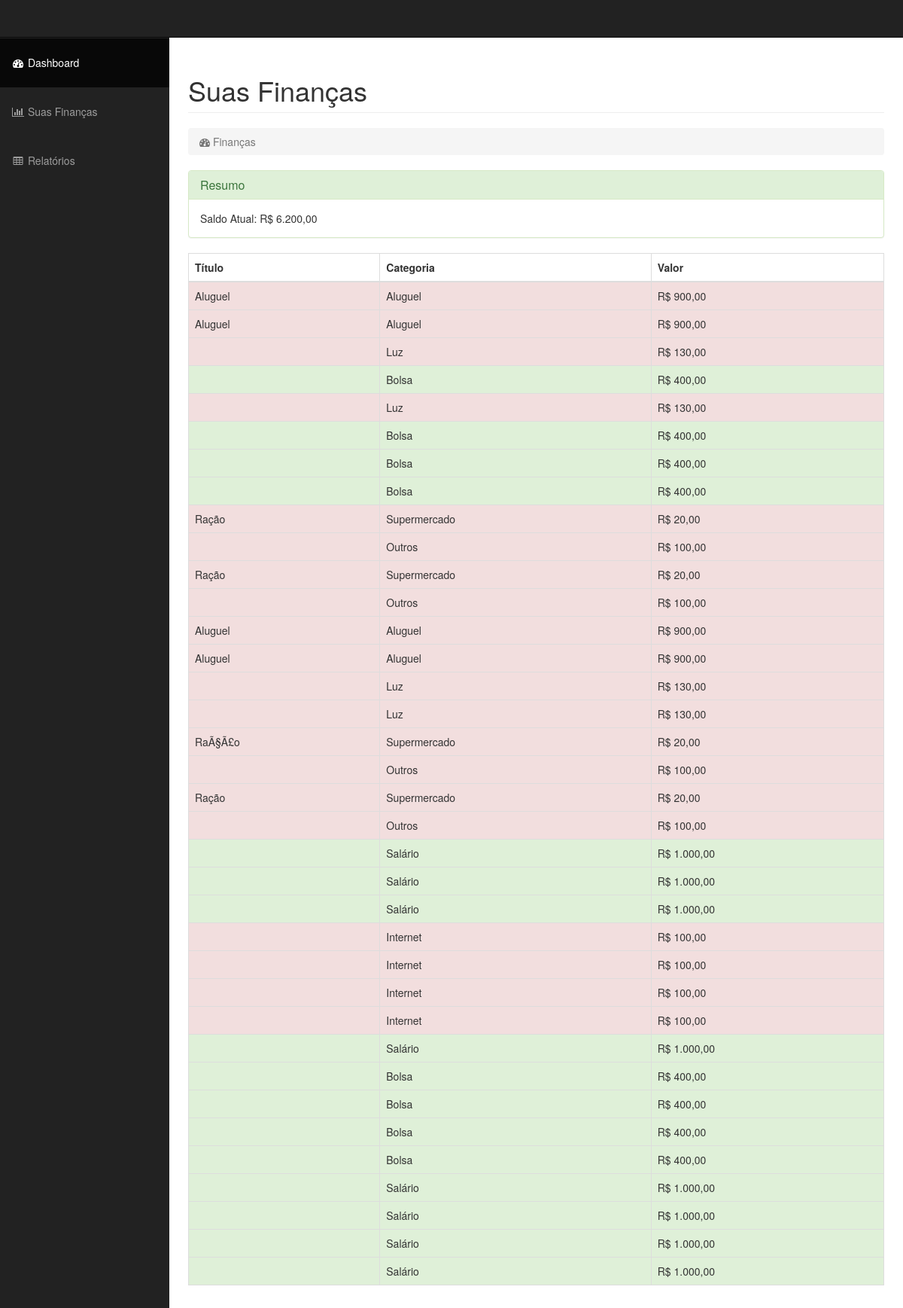
/list_financas.php, run on the app's committed database.
### tables this page shows
CREATE TABLE `data` (
  `idData` bigint(8) NOT NULL,
  `cpf` varchar(11) NOT NULL,
  `idCategory` int(11) NOT NULL,
  `type` int(11) DEFAULT NULL,
  `value` decimal(10,0) DEFAULT NULL,
  `title` varchar(45) DEFAULT NULL,
  `datetime` datetime DEFAULT NULL
);

CREATE TABLE `category` (
  `idCategory` int(11) NOT NULL,
  `name` varchar(45) DEFAULT NULL
);

### list_financas.php (the view, shortened to what this page needs)
<?php
    $balance = 0;
    $Query = mysql_query("Select * from data where cpf = '02355500099' order by datetime desc") or die(mysql_error());
    while($result = mysql_fetch_array($Query)){
        if($result['type'] == 0){
            $balance = $balance + $result['value'];
        }else{
            $balance = $balance - $result['value'];
        }
     }
?>
<!DOCTYPE html>
<html lang="en">
<head>
    <link href="css/bootstrap.min.css" rel="stylesheet">
    <link href="css/sb-admin.css" rel="stylesheet">
    <link href="css/plugins/morris.css" rel="stylesheet">
    <link href="font-awesome/css/font-awesome.min.css" rel="stylesheet" type="text/css">
</head>
<body>
    <div id="wrapper">
        <nav class="navbar navbar-inverse navbar-fixed-top" role="navigation">
            <div class="collapse navbar-collapse navbar-ex1-collapse">
                <ul class="nav navbar-nav side-nav">
                    <li class="active">
                        <a href="dashboard.html"><i class="fa fa-fw fa-dashboard"></i> Dashboard</a>
                    </li>
                    <li>
                        <a href="list_financas.php"><i class="fa fa-fw fa-bar-chart-o"></i> Suas Finanças</a>
                    </li>
                    <li>
                        <a href="relatorios.php"><i class="fa fa-fw fa-table"></i> Relatórios</a>
                    </li>
                </ul>
            </div>
        </nav>
       <div id="page-wrapper">
            <div class="container-fluid">
                <div class="row">
                    <div class="col-lg-12">
                        <h1 class="page-header">
                            Suas Finanças
                        </h1>
                        <ol class="breadcrumb">
                            <li class="active">
                                <i class="fa fa-dashboard"></i> Finanças
                            </li>
                        </ol>
                    </div>
                </div>
                 <div class="row">
                    <div class="col-lg-12">
                        <div class="panel panel-success">
                            <div class="panel-heading">
                                <h3 class="panel-title">Resumo</h3>
                            </div>
                            <div class="panel-body">
                                Saldo Atual: R$ <?php echo number_format($balance,2,',','.');?><br>
                            </div>
                        </div>
                        <div class="table-responsive">
                            <table class="table table-bordered table-hover table-striped">
                                <thead>
                                    <tr>
                                        <th>Título</th>
                                        <th>Categoria</th>
                                        <th>Valor</th>
                                    </tr>
                                </thead>
                                <tbody>
                                    <?php
                                        $Query = mysql_query("Select * from data, category where cpf = '02355500099' and data.idCategory = category.idCategory order by datetime desc") or die(mysql_error());
                                        while($result = mysql_fetch_array($Query)){
                                            echo ' <tr class="';
                                            if($result['type'] == 0) echo 'success';
                                            else echo 'danger';
                                            echo '">
                                                <td>'.utf8_encode($result['title']).'</td>
                                                <td>'.utf8_encode($result['name']).'</td>
                                                <td>R$ '.number_format($result['value'],2,',','.').'</td>
                                                </tr>';
                                        }
                                    ?>
                                </tbody>
                            </table>
                        </div>
                    </div>
                </div>
            </div>
        </div>
    </div>
</body>
</html>

### css/sb-admin.css (style rules this page uses)
body { margin-top: 100px; background-color: #222; }
@media (min-width:768px) { body { margin-top: 50px; } }
#wrapper { padding-left: 0; }
#page-wrapper { width: 100%; padding: 0; background-color: #fff; }
@media (min-width:768px) { #wrapper { padding-left: 225px; } }
@media (min-width:768px) { #page-wrapper { padding: 10px; } }
@media (min-width:768px) { .side-nav { position: fixed; top: 51px; left: 225px; width: 225px; margin-left: -225px; border: none; border-radius: 0; overflow-y: auto; background-color: #222; bottom: 0; overflow-x: hidden; padding-bottom: 40px; } }
@media (min-width:768px) { .side-nav>li>a { width: 225px; } }
.navbar-nav > li > a { line-height: 35px; }

### data on the page
data: title "Aluguel", idCategory.name "Aluguel", value "900,00"
data: title "Aluguel", idCategory.name "Aluguel", value "900,00"
data: idCategory.name "Luz", value "130,00"
data: idCategory.name "Bolsa", value "400,00"
data: idCategory.name "Luz", value "130,00"
data: idCategory.name "Bolsa", value "400,00"
data: idCategory.name "Bolsa", value "400,00"
data: idCategory.name "Bolsa", value "400,00"
data: title "Ração", idCategory.name "Supermercado", value "20,00"
data: idCategory.name "Outros", value "100,00"
data: title "Ração", idCategory.name "Supermercado", value "20,00"
data: idCategory.name "Outros", value "100,00"
data: title "Aluguel", idCategory.name "Aluguel", value "900,00"
data: title "Aluguel", idCategory.name "Aluguel", value "900,00"
data: idCategory.name "Luz", value "130,00"
data: idCategory.name "Luz", value "130,00"
data: title "RaÃ§Ã£o", idCategory.name "Supermercado", value "20,00"
data: idCategory.name "Outros", value "100,00"
data: title "Ração", idCategory.name "Supermercado", value "20,00"
data: idCategory.name "Outros", value "100,00"
data: idCategory.name "Salário", value "1.000,00"
data: idCategory.name "Salário", value "1.000,00"
data: idCategory.name "Salário", value "1.000,00"
data: idCategory.name "Internet", value "100,00"
data: idCategory.name "Internet", value "100,00"
data: idCategory.name "Internet", value "100,00"
data: idCategory.name "Internet", value "100,00"
data: idCategory.name "Salário", value "1.000,00"
data: idCategory.name "Bolsa", value "400,00"
data: idCategory.name "Bolsa", value "400,00"
data: idCategory.name "Bolsa", value "400,00"
data: idCategory.name "Bolsa", value "400,00"
data: idCategory.name "Salário", value "1.000,00"
data: idCategory.name "Salário", value "1.000,00"
data: idCategory.name "Salário", value "1.000,00"
data: idCategory.name "Salário", value "1.000,00"

### other printed values
$balance "6.200,00"
